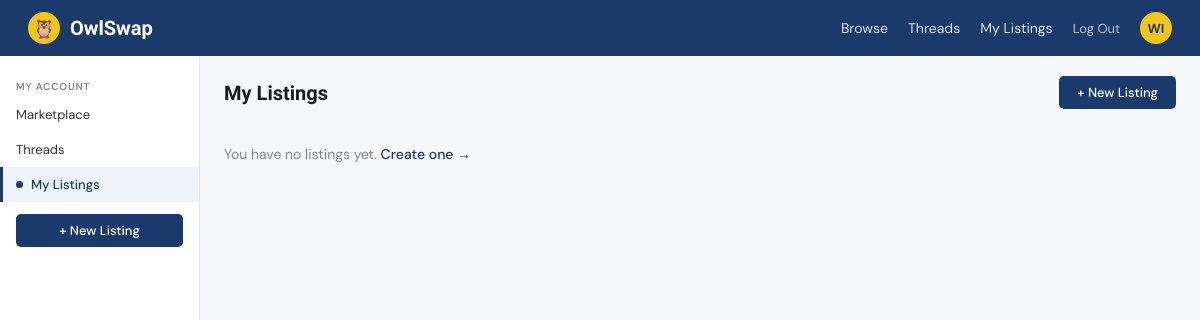
Page /my-listings (signed in) on the earlier database version.
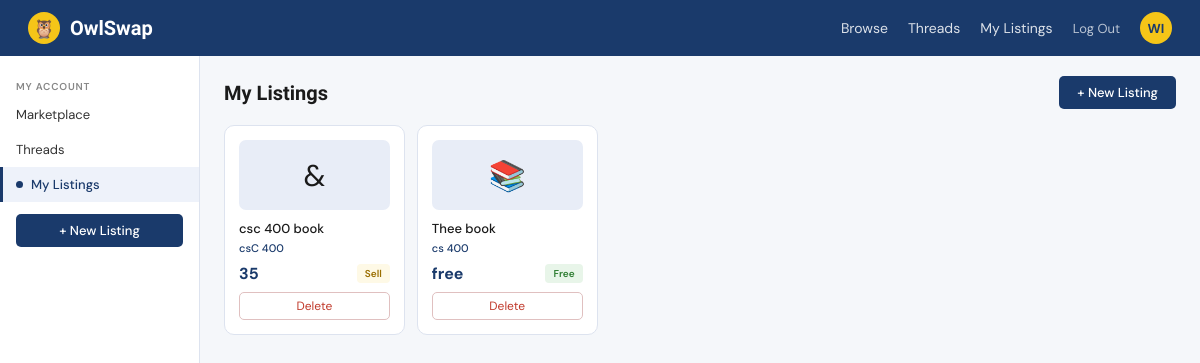
Same page on the later database version.
### tables this page shows
CREATE TABLE listings (
        id         INTEGER PRIMARY KEY AUTOINCREMENT,
        user_id    INTEGER NOT NULL,
        title      TEXT    NOT NULL,
        course     TEXT    NOT NULL,
        dept       TEXT    NOT NULL,
        category   TEXT    NOT NULL,
        type       TEXT    NOT NULL,
        price      TEXT    NOT NULL,
        emoji      TEXT    DEFAULT '📚',
        created_at DATETIME DEFAULT CURRENT_TIMESTAMP,
        FOREIGN KEY (user_id) REFERENCES users(id));

### app.py (the view)
@app.route('/my-listings')
@login_required
def my_listings():
    conn = get_db()
    listings = conn.execute(
        'SELECT * FROM listings WHERE user_id = ? ORDER BY created_at DESC',
        (session['user_id'],)
    ).fetchall()
    conn.close()
    return render_template('my_listings.html', listings=listings)

### app.py (called while the page is built)
def get_db():
    conn = sqlite3.connect(DB_PATH)
    conn.row_factory = sqlite3.Row
    return conn

def login_required(f):
    from functools import wraps
    @wraps(f)
    def decorated(*args, **kwargs):
        if 'user_id' not in session:
            return redirect(url_for('auth'))
        return f(*args, **kwargs)
    return decorated

### templates/my_listings.html (shortened to what this page needs)
{% extends "base.html" %}
{% block content %}
<div class="marketplace-layout">
  <aside class="sidebar">
    <div class="sidebar-section">My Account</div>
    <a href="{{ url_for('marketplace') }}" class="sidebar-item">Marketplace</a>
    <a href="{{ url_for('threads') }}" class="sidebar-item">Threads</a>
    <a href="{{ url_for('my_listings') }}" class="sidebar-item active">
      <div class="sidebar-dot"></div> My Listings
    </a>
    <div style="padding:12px 16px;">
      <a href="{{ url_for('new_listing') }}">
        <button class="btn-blue" style="width:100%">+ New Listing</button>
      </a>
    </div>
  </aside>
  <main class="main-content">
    <div class="main-header">
      <span class="main-title">My Listings</span>
      <a href="{{ url_for('new_listing') }}">
        <button class="btn-blue">+ New Listing</button>
      </a>
    </div>
    <div class="card-grid">
      {% for listing in listings %}
        <div class="listing-card">
          <div class="listing-img">{{ listing.emoji }}</div>
          <div class="listing-title">{{ listing.title }}</div>
          <div class="listing-course">{{ listing.course }}</div>
          <div class="listing-footer">
            <span class="listing-price">{{ listing.price }}</span>
            <span class="badge badge-{{ listing.type }}">{{ listing.type|capitalize }}</span>
          </div>
          <form method="POST" action="{{ url_for('delete_listing', listing_id=listing.id) }}"
                style="margin-top:8px"
                onsubmit="return confirm('Delete this listing?')">
            <button type="submit" style="width:100%;background:none;border:1px solid #e0c0c0;
                    border-radius:5px;padding:5px;font-size:12px;color:#c0392b;cursor:pointer;">
              Delete
            </button>
          </form>
        </div>
      {% else %}
        <p style="color:#888;font-size:14px;grid-column:1/-1;padding:20px 0">
          You have no listings yet.
          <a href="{{ url_for('new_listing') }}" style="color:#1a3a6b;font-weight:500">Create one →</a>
        </p>
      {% endfor %}
    </div>
  </main>
</div>
{% endblock %}

Differences in the rows shown:
added listings: emoji "&", title "csc 400 book", course "csC 400", price "35", type "Sell"
added listings: emoji "📚", title "Thee book", course "cs 400", price "free", type "Free"
Other differences:
text no longer shown: "You have no listings yet. Create one →"
